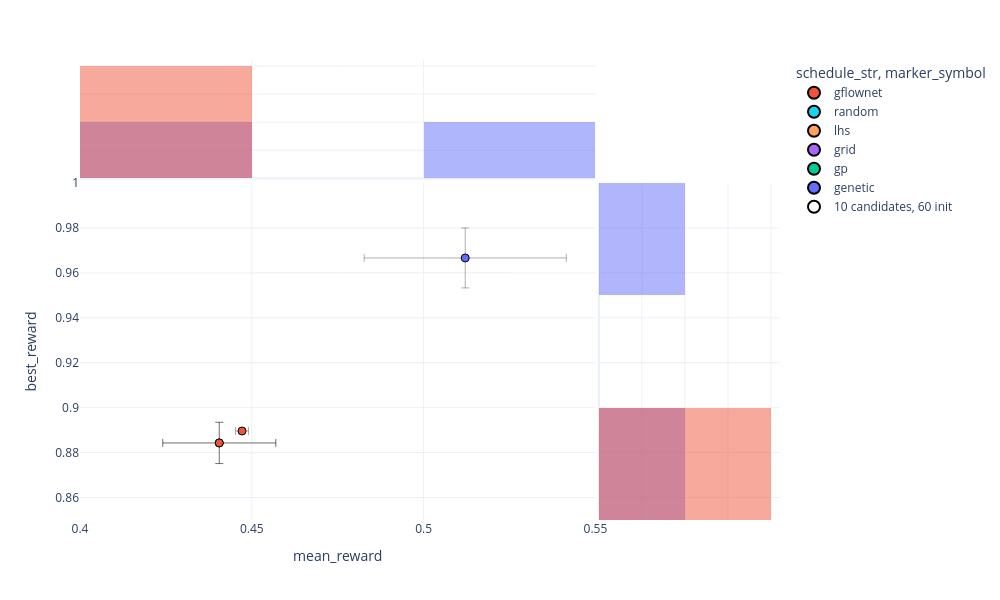

This figure's notebook cell:
### Code cell
agg_m, symbols_m = aggregate_seeds_for_scatter(mixed)
fig2 = plot_scatter(agg_m, symbols_m)
fig2.show()

### Figure 1 — Plotly figure (JSON) as saved in the notebook; plotly's stock layout.template omitted (floating-point values rounded to 4 significant figures)
{"data": [{"customdata": [["60 + 10 * 6 | acquisition: top_k | init: random"], ["60 + 10 * 6 | acquisition: top_k | init: random"]], "error_x": {"array": [0.02941, 0.01645], "color": "rgba(0,0,0,0.4)", "thickness": 0.8, "width": 4}, "error_y": {"array": [0.01333, 0.009184], "color": "rgba(0,0,0,0.4)", "thickness": 0.8, "width": 4}, "hovertemplate": "schedule_str=lhs:3→genetic:3<br>marker_symbol=0<br>mean_reward=%{x}<br>best_reward=%{y}<br>run=%{customdata[0]}<extra></extra>", "legendgroup": "lhs:3→genetic:3, 0", "marker": {"color": "#636efa", "line": {"color": "black", "width": 1}, "opacity": 1.0, "size": 8, "symbol": "circle"}, "mode": "markers", "name": "lhs:3→genetic:3, 0", "orientation": "v", "showlegend": false, "type": "scatter", "x": [0.5121, 0.4405], "xaxis": "x", "y": [0.9666, 0.8843], "yaxis": "y"}, {"bingroup": "x", "hovertemplate": "schedule_str=lhs:3→genetic:3<br>marker_symbol=0<br>mean_reward=%{x}<br>count=%{y}<extra></extra>", "legendgroup": "lhs:3→genetic:3, 0", "marker": {"color": "#636efa"}, "name": "lhs:3→genetic:3, 0", "opacity": 0.5, "showlegend": false, "type": "histogram", "x": [0.5121, 0.4405], "xaxis": "x3", "yaxis": "y3"}, {"bingroup": "y", "hovertemplate": "schedule_str=lhs:3→genetic:3<br>marker_symbol=0<br>best_reward=%{y}<br>count=%{x}<extra></extra>", "legendgroup": "lhs:3→genetic:3, 0", "marker": {"color": "#636efa"}, "name": "lhs:3→genetic:3, 0", "opacity": 0.5, "showlegend": false, "type": "histogram", "xaxis": "x2", "y": [0.9666, 0.8843], "yaxis": "y2"}, {"customdata": [["60 + 10 * 6 | acquisition: top_k | init: random | gfn_batch_size: 16 | gfn_n_train_steps: 150"], ["60 + 10 * 6 | acquisition: top_k | init: random"]], "error_x": {"array": [0.00189, 0.01645], "color": "rgba(0,0,0,0.4)", "thickness": 0.8, "width": 4}, "error_y": {"array": [0.0, 0.009184], "color": "rgba(0,0,0,0.4)", "thickness": 0.8, "width": 4}, "hovertemplate": "schedule_str=lhs:3→gflownet:3<br>marker_symbol=0<br>mean_reward=%{x}<br>best_reward=%{y}<br>run=%{customdata[0]}<extra></extra>", "legendgroup": "lhs:3→gflownet:3, 0", "marker": {"color": "#EF553B", "line": {"color": "black", "width": 1}, "opacity": 1.0, "size": 8, "symbol": "circle"}, "mode": "markers", "name": "lhs:3→gflownet:3, 0", "orientation": "v", "showlegend": false, "type": "scatter", "x": [0.4472, 0.4405], "xaxis": "x", "y": [0.8896, 0.8843], "yaxis": "y"}, {"bingroup": "x", "hovertemplate": "schedule_str=lhs:3→gflownet:3<br>marker_symbol=0<br>mean_reward=%{x}<br>count=%{y}<extra></extra>", "legendgroup": "lhs:3→gflownet:3, 0", "marker": {"color": "#EF553B"}, "name": "lhs:3→gflownet:3, 0", "opacity": 0.5, "showlegend": false, "type": "histogram", "x": [0.4472, 0.4405], "xaxis": "x3", "yaxis": "y3"}, {"bingroup": "y", "hovertemplate": "schedule_str=lhs:3→gflownet:3<br>marker_symbol=0<br>best_reward=%{y}<br>count=%{x}<extra></extra>", "legendgroup": "lhs:3→gflownet:3, 0", "marker": {"color": "#EF553B"}, "name": "lhs:3→gflownet:3, 0", "opacity": 0.5, "showlegend": false, "type": "histogram", "xaxis": "x2", "y": [0.8896, 0.8843], "yaxis": "y2"}, {"error_x": {"color": "rgba(0,0,0,0.4)", "thickness": 0.8, "width": 4}, "error_y": {"color": "rgba(0,0,0,0.4)", "thickness": 0.8, "width": 4}, "marker": {"color": "#ef553b", "line": {"color": "black", "width": 1}, "opacity": 1.0, "size": 8}, "mode": "markers", "name": "gflownet", "showlegend": true, "type": "scatter", "x": [null], "y": [null]}, {"error_x": {"color": "rgba(0,0,0,0.4)", "thickness": 0.8, "width": 4}, "error_y": {"color": "rgba(0,0,0,0.4)", "thickness": 0.8, "width": 4}, "marker": {"color": "#19d3f3", "line": {"color": "black", "width": 1}, "opacity": 1.0, "size": 8}, "mode": "markers", "name": "random", "showlegend": true, "type": "scatter", "x": [null], "y": [null]}, {"error_x": {"color": "rgba(0,0,0,0.4)", "thickness": 0.8, "width": 4}, "error_y": {"color": "rgba(0,0,0,0.4)", "thickness": 0.8, "width": 4}, "marker": {"color": "#ffa15a", "line": {"color": "black", "width": 1}, "opacity": 1.0, "size": 8}, "mode": "markers", "name": "lhs", "showlegend": true, "type": "scatter", "x": [null], "y": [null]}, {"error_x": {"color": "rgba(0,0,0,0.4)", "thickness": 0.8, "width": 4}, "error_y": {"color": "rgba(0,0,0,0.4)", "thickness": 0.8, "width": 4}, "marker": {"color": "#ab63fa", "line": {"color": "black", "width": 1}, "opacity": 1.0, "size": 8}, "mode": "markers", "name": "grid", "showlegend": true, "type": "scatter", "x": [null], "y": [null]}, {"error_x": {"color": "rgba(0,0,0,0.4)", "thickness": 0.8, "width": 4}, "error_y": {"color": "rgba(0,0,0,0.4)", "thickness": 0.8, "width": 4}, "marker": {"color": "#00cc96", "line": {"color": "black", "width": 1}, "opacity": 1.0, "size": 8}, "mode": "markers", "name": "gp", "showlegend": true, "type": "scatter", "x": [null], "y": [null]}, {"error_x": {"color": "rgba(0,0,0,0.4)", "thickness": 0.8, "width": 4}, "error_y": {"color": "rgba(0,0,0,0.4)", "thickness": 0.8, "width": 4}, "marker": {"color": "#636efa", "line": {"color": "black", "width": 1}, "opacity": 1.0, "size": 8}, "mode": "markers", "name": "genetic", "showlegend": true, "type": "scatter", "x": [null], "y": [null]}, {"marker": {"color": "white", "line": {"color": "black", "width": 1}, "size": 14, "symbol": "circle"}, "mode": "markers", "name": "10 candidates, 60 init", "showlegend": true, "type": "scatter", "x": [null], "y": [null]}], "layout": {"barmode": "overlay", "height": 600, "legend": {"itemsizing": "constant", "title": {"text": "schedule_str, marker_symbol"}, "tracegroupgap": 0, "traceorder": "grouped"}, "margin": {"t": 60}, "width": 1000, "xaxis": {"anchor": "y", "domain": [0.0, 0.7363], "title": {"text": "mean_reward"}}, "xaxis2": {"anchor": "y2", "domain": [0.7413, 1.0], "matches": "x2", "showgrid": true, "showline": false, "showticklabels": false, "ticks": ""}, "xaxis3": {"anchor": "y3", "domain": [0.0, 0.7363], "matches": "x", "showgrid": true, "showticklabels": false}, "xaxis4": {"anchor": "y4", "domain": [0.7413, 1.0], "matches": "x2", "showgrid": true, "showline": false, "showticklabels": false, "ticks": ""}, "yaxis": {"anchor": "x", "domain": [0.0, 0.7326], "title": {"text": "best_reward"}}, "yaxis2": {"anchor": "x2", "domain": [0.0, 0.7326], "matches": "y", "showgrid": true, "showticklabels": false}, "yaxis3": {"anchor": "x3", "domain": [0.7426, 1.0], "matches": "y3", "showgrid": true, "showline": false, "showticklabels": false, "ticks": ""}, "yaxis4": {"anchor": "x4", "domain": [0.7426, 1.0], "matches": "y3", "showgrid": true, "showline": false, "showticklabels": false, "ticks": ""}}}
